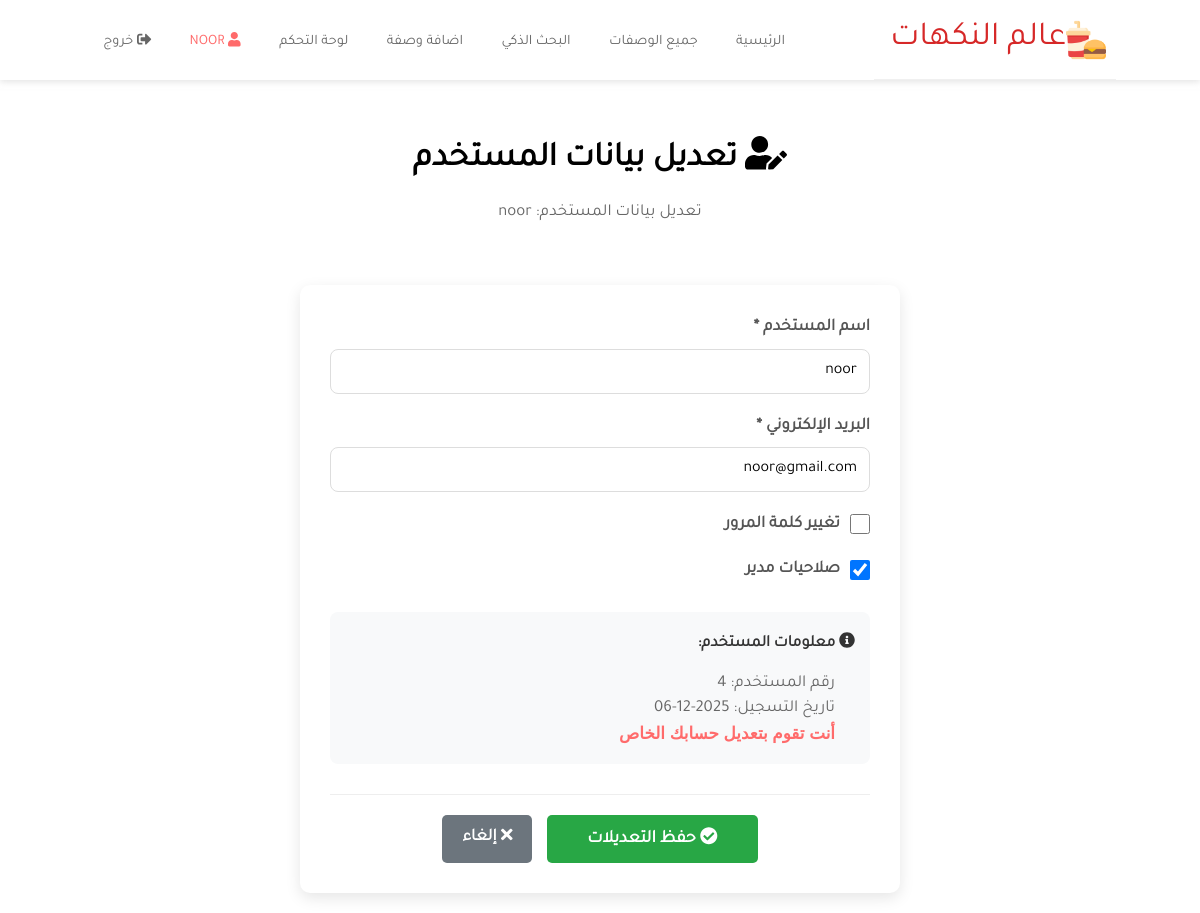
Page /admin/edit-user.php?id=4 (signed in) on the committed database.
### tables this page shows
CREATE TABLE `users` (
  `id` int(11) NOT NULL,
  `username` varchar(50) NOT NULL,
  `email` varchar(100) DEFAULT NULL,
  `password` varchar(255) NOT NULL,
  `is_admin` tinyint(1) DEFAULT 0,
  `created_at` timestamp NOT NULL DEFAULT current_timestamp()
);

### admin/edit-user.php (the view, shortened to what this page needs)
<?php
require_once '../includes/config.php';
$user_id = intval($_GET['id']);
try {
    $stmt = $pdo->prepare("SELECT * FROM users WHERE id = ?");
    $stmt->execute([$user_id]);
    $user = $stmt->fetch();
} catch(PDOException $e) {
    die("خطأ في قاعدة البيانات: " . $e->getMessage());
}
require_once 'header.php';
$success = false;
?>
<div class="edit-user-page" style="direction: rtl; padding: 20px;">
    <div style="color: black; padding: 30px; border-radius: 10px; margin-bottom: 30px;">
        <h1 style="text-align: center; margin-bottom: 10px;font-family: 'Tajawal',sans-serif;">
            <i class="fas fa-user-edit"></i> تعديل بيانات المستخدم
        </h1>
        <p style="text-align: center; color: #666;font-family: 'Tajawal',sans-serif;">
            تعديل بيانات المستخدم: <?php echo $user['username']; ?>
        </p>
    </div>
    <?php if(!$success): ?>
    <form method="POST" action="" style="background: white; padding: 30px; border-radius: 10px; box-shadow: 0 5px 15px rgba(0,0,0,0.1); max-width: 600px; margin: 0 auto;">
        <div style="margin-bottom: 20px;">
            <label style="display: block; margin-bottom: 8px; color: #555; font-weight: 600;font-family: 'Tajawal',sans-serif;">
                اسم المستخدم *
            </label>
            <input type="text" name="username" required
                   value="<?php echo $_POST['username'] ?? $user['username']; ?>"
                   style="width: 100%; padding: 12px; border: 1px solid #ddd; border-radius: 8px; font-size: 1rem;font-family: 'Tajawal',sans-serif;"
                   placeholder="أدخل اسم المستخدم">
        </div>
        <div style="margin-bottom: 20px;">
            <label style="display: block; margin-bottom: 8px; color: #555; font-weight: 600;font-family: 'Tajawal',sans-serif;">
                البريد الإلكتروني *
            </label>
            <input type="email" name="email" required
                   value="<?php echo $_POST['email'] ?? $user['email']; ?>"
                   style="width: 100%; padding: 12px; border: 1px solid #ddd; border-radius: 8px; font-size: 1rem;font-family: 'Tajawal',sans-serif;"
                   placeholder="أدخل البريد الإلكتروني">
        </div>
        <div style="margin-bottom: 20px;">
            <label style="display: flex; align-items: center; gap: 10px; color: #555; font-weight: 600;font-family: 'Tajawal',sans-serif;">
                <input type="checkbox" name="change_password" id="changePassword"
                       style="width: 20px; height: 20px;">
                تغيير كلمة المرور
            </label>
        </div>
        <div style="margin-bottom: 30px;">
            <label style="display: flex; align-items: center; gap: 10px; color: #555; font-weight: 600;font-family: 'Tajawal',sans-serif;">
                <input type="checkbox" name="is_admin"
                       <?php echo (isset($_POST['is_admin']) ? $_POST['is_admin'] : $user['is_admin']) ? 'checked' : ''; ?>
                       style="width: 20px; height: 20px;">
                صلاحيات مدير
            </label>
        </div>
        <div style="background: #f8f9fa; padding: 15px; border-radius: 8px; margin-bottom: 20px;">
            <h4 style="color: #333; margin-bottom: 10px; font-size: 1rem;font-family: 'Tajawal',sans-serif;">
                <i class="fas fa-info-circle"></i> معلومات المستخدم:
            </h4>
            <ul style="color: #666; padding-right: 20px; margin: 0;">
                <li style="font-family: 'Tajawal',sans-serif;">رقم المستخدم: <?php echo $user['id']; ?></li>
                <li style="font-family: 'Tajawal',sans-serif;">تاريخ التسجيل: <?php echo date('Y-m-d', strtotime($user['created_at'])); ?></li>
                <?php if($user_id == $_SESSION['user_id']): ?>
                    <li style="font-family: 'Tajawal',sans-serif; color: #ff6b6b;"><strong>أنت تقوم بتعديل حسابك الخاص</strong></li>
                <?php endif; ?>
            </ul>
        </div>
        <div style="display: flex; justify-content: center; gap: 15px; margin-top: 30px; padding-top: 20px; border-top: 1px solid #eee;">
            <button type="submit" class="btn btn-success" style="padding: 12px 40px; font-size: 1.1rem;font-family: 'Tajawal',sans-serif;">
                <i class="fas fa-check-circle"></i> حفظ التعديلات
            </button>
            <a href="manage-users.php" class="btn btn-secondary" style="font-family: 'Tajawal',sans-serif;">
                <i class="fas fa-times"></i> إلغاء
            </a>
        </div>
    </form>
    <?php endif; ?>
</div>
  </body>
</html>

### css/style.css (style rules this page uses)
:root { --nero: #252525; --dimGray: #666; --max-red: #D62828; --snow: #fafafa; --Libre: 'Libre Franklin', sans-serif; --Kaushan: 'Kaushan Script'; --transition: all 0.4s ease; }
* { box-sizing: border-box; padding: 0; margin: 0; font-family: var(--Libre); }
body { line-height: 1.5; font-size: 1.05rem; font-weight: 200; text-rendering: optimizeLegibility; }
a { color: #000; text-decoration: none; }
li { list-style-type: none; }
button { outline: 0; cursor: pointer; text-transform: uppercase; font-weight: 500; }
h1, h2, h3, h4, h5, h6 { padding: 0.3rem 0; }
.btn { display: inline-block; padding: 10px 20px; border-radius: 5px; text-decoration: none; font-weight: 600; cursor: pointer; border: none; transition: all 0.3s; }
.btn-secondary { background: #6c757d; color: white; }
.btn-success { background: #28a745; color: white; }

### rows in the picture
users: username "noor", email "noor@gmail.com", is_admin "☑", id "4", created_at "2025-12-06"

### other values in the picture
$_SESSION['username'] "NOOR"
